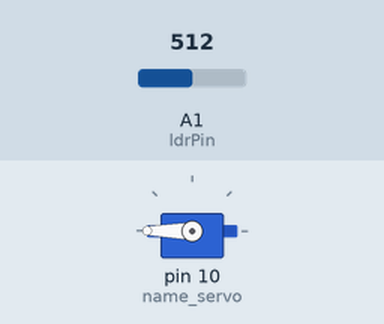
The sketch below on a simulated Arduino Uno, built with avr-gcc and run on an emulated ATmega328P. Shown: servo. The inputs (shaded band) are chosen by the test bench; at power-on: A1 (ldrPin) = 512.

Above: at 1.2 s.
1.3 s: A1 (ldrPin) set to 689
2.8 s: A1 (ldrPin) set to 715
At 2.97 s:
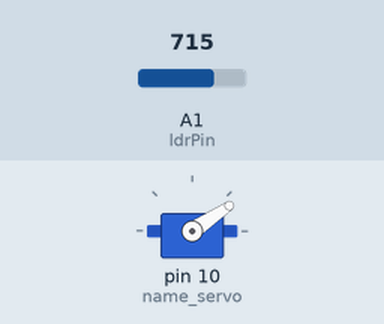
5.8 s: A1 (ldrPin) set to 690
At 5.95 s:
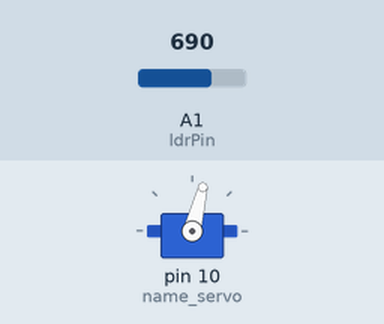
8.8 s: A1 (ldrPin) set to 710
At 11.24 s:
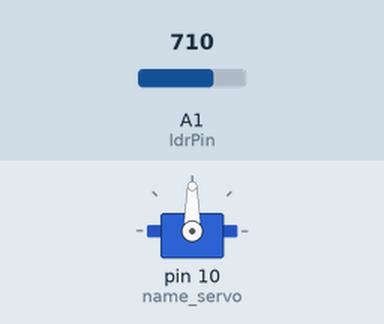
Timing chart, 0 to 12.8 s (numbered marks = the images above; inputs shaded):
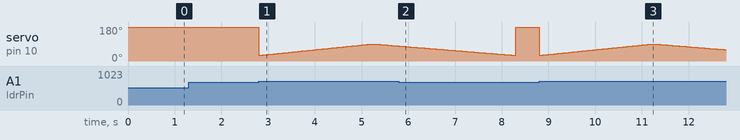

Measured:
- the behaviour switches between 699 and 700 on A1 (ldrPin) (found by bisection; images 0 and 1)
- after the input at 1.3 s, every drawn part: stays the same

The sketch:

UNO_R3.ino
```cpp
#include<AFMotor.h>
#include<Servo.h>
Servo name_servo;
int servo_position=0;
const int ldrPin = A1;
void setup()
{
  // put your setup code here, to run once:
  name_servo.attach(10);
  pinMode(ldrPin, INPUT);
}

void loop()
{
  name_servo.write(180);
  int ldrStatus = analogRead(ldrPin);
  if(ldrStatus>=700)
  {
    for(servo_position=30;servo_position<=90;servo_position +=1)
    {
      name_servo.write(servo_position);
      delay(40);
    }
    for(servo_position=90;servo_position>=30;servo_position -=1)
    {
      name_servo.write(servo_position);
      delay(50);
    }
  }
  else if(ldrStatus<=30)
  {
    Serial.print(ldrStatus);
  }
}
```
